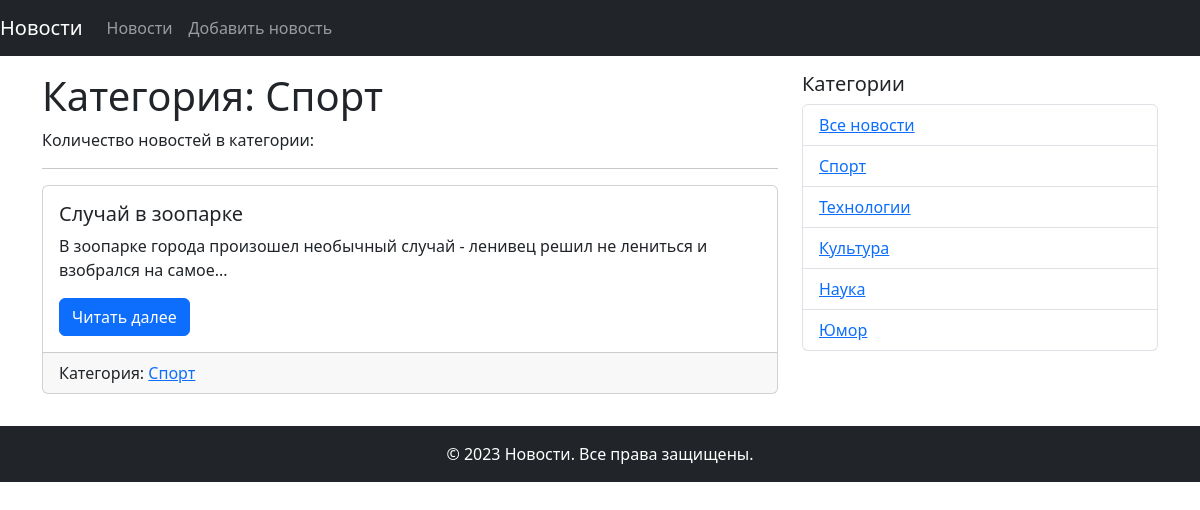
Page /category/1 on the committed database.
### models.py (models this page shows, shortened)
class Category(db.Model):
    id = db.Column(db.Integer, primary_key=True)
    title = db.Column(db.String(255), nullable=False)
    news = db.relationship('News', back_populates='category')

class News(db.Model):
    id = db.Column(db.Integer, primary_key=True)
    title = db.Column(db.String(255), unique=True, nullable=False)
    text = db.Column(db.Text, nullable=False)
    created_date = db.Column(db.DateTime, default=datetime.utcnow)
    category_id = db.Column(db.Integer, db.ForeignKey('category.id'), nullable=True)
    category = db.relationship('Category', back_populates='news')

### views.py (the view)
@app.route('/category/<int:id>')
def news_in_category(id):
    category = Category.query.get(id)
    news = category.news
    category_name = category.title
    categories = Category.query.all()
    return render_template('category.html',
                           news=news,
                           category_name=category_name,
                           categories=categories)

### templates/category.html (shortened to what this page needs)
{% extends "base.html" %}
{% block content %}
  <h1>Категория: {{ category_name }}</h1>
  <p>Количество новостей в категории: <span class="badge badge-primary">{{ news|length }}</span></p>
  <hr>
  {% for news in news %}
  <div class="card mb-3">
    <div class="card-body">
      <h5 class="card-title">{{ news.title }}</h5>
      <p class="card-text">{{ news.text|truncate(100) }}</p>
      <a href="{{ url_for('news_detail', id=news.id) }}" class="btn btn-primary">Читать далее</a>
    </div>
    <div class="card-footer">
      {% if news.category %}
        <span class="card-link">Категория: <a href="{{ url_for('news_in_category', id=news.category.id) }}">{{ news.category.title }}</a></span>
      {% endif %}
    </div>
  </div>
  {% else %}
  <p class="card-text">Новостей пока нет!</p>
  {% endfor %}
{% endblock content %}

### templates/base.html (shortened to what this page needs)
<!DOCTYPE html>
<html lang="ru">
<head>
  <link href="https://cdn.jsdelivr.net/npm/bootstrap@5.3.0-alpha3/dist/css/bootstrap.min.css" rel="stylesheet">
</head>
<body>
  <div id="wrapper">
    {% include "navigation.html" %}
    <div class="container my-3">
      <div class="row">
        <div class="col-md-8">
          {% block content %}{% endblock content %}
        </div>
        {% include "side_navigation.html" %}
      </div>
    </div>
    {% include "footer.html" %}
  </div>
</body>
</html>

### templates/navigation.html (shortened to what this page needs)
<nav class="navbar navbar-expand-md navbar-dark bg-dark">
  <a class="navbar-brand" href="{{ url_for('index') }}">Новости</a>
  <div class="collapse navbar-collapse" id="navbarNav">
    <ul class="navbar-nav">
      <li class="nav-item active">
        <a class="nav-link" href="{{ url_for('index') }}">Новости</a>
      </li>
      <li class="nav-item">
        <a class="nav-link" href="{{ url_for('add_news') }}">Добавить новость</a>
      </li>
    </ul>
  </div>
</nav>

### templates/side_navigation.html
<div class="col-md-4">
  <h5>Категории</h5>
  <ul class="list-group">
    <li class="list-group-item"><a href="{{ url_for('index') }}">Все новости</a></li>
    {% for category in categories %}
      <li class="list-group-item"><a href="{{ url_for('news_in_category', id=category.id) }}">{{ category.title }}</a></li>
    {% endfor %}
  </ul>
</div>

### templates/footer.html
<footer id="footer" class="bg-dark text-white text-center py-3">
  &copy; 2023 Новости. Все права защищены.
</footer>

### rows in the picture
Category: title "Спорт"
News: title "Случай в зоопарке", text "В зоопарке города произошел необычный случай - ленивец решил не лениться и взобрался на самое...", category "Спорт"
Category: title "Технологии"
Category: title "Культура"
Category: title "Наука"
Category: title "Юмор"
